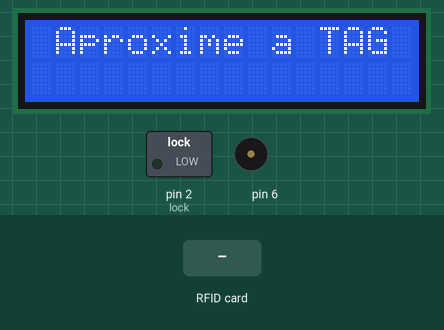
This sketch was run on a simulated Arduino Uno, built with avr-gcc and run on an emulated ATmega328P. Shown: 16×2 character LCD, switched loads named in the sketch (green lamp = pin HIGH), buzzer (waves = sounding). Inputs (shaded band) come from the test bench. Pins used as bus, display or sensor lines are not drawn; what the sketch prints to the serial monitor is not drawn.

Above: at 1.3 s.
1.4 s: RFID card AE 73 69 67 held to the reader
At 1.5 s:
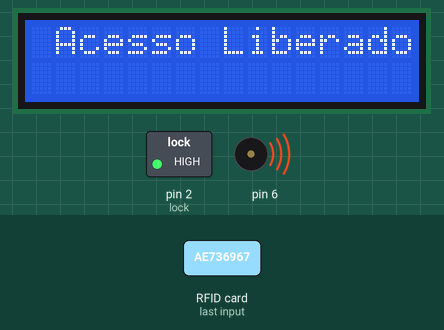
At 2.2 s:
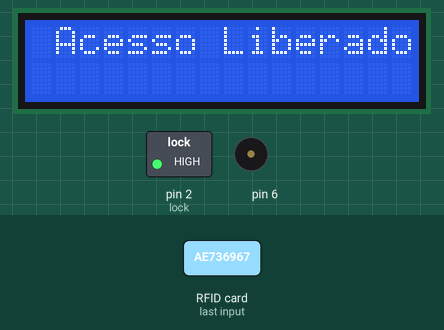
4.4 s: RFID card 5E 7A 19 C4 held to the reader
At 5.2 s:
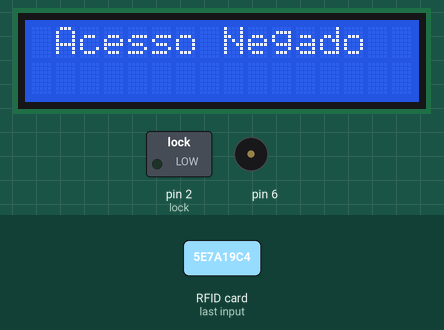
Timing chart, 0 to 7.4 s (numbered marks = the images above; inputs shaded):
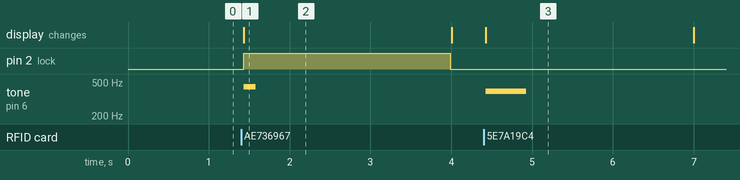

Measured:
- after the input at 1.4 s, pin 2 (lock): LOW → HIGH at once, → LOW 2.6 s later; tone on pin 6: silent → 440 Hz at once, → silent 0.15 s later; the display: changes at once (image 1)
- after the input at 4.4 s, tone on pin 6: silent → 392 Hz at once, → silent 0.50 s later; the display: changes at once (image 3)
- what the display in image 1 shows lasts 2.6 s, from 1.4 s to 4.0 s

The sketch:

Trava_eletronica_Vers_o_oficial.ino
```cpp
#include <SPI.h>
#include <MFRC522.h>
#include <LiquidCrystal_I2C.h>
int lock = 2;
int buzzer= 6;
LiquidCrystal_I2C lcd(0x3F, 16, 2);


#define endereco  0x3F
#define colunas   16
#define linhas    2
#define   SS_PIN    10                       //pino SDA
#define   RST_PIN    9                       //pino RST
//#define   buzzer     6
//#define   lock       5                       //trava eletrônica


MFRC522 mfrc522(SS_PIN, RST_PIN);


void rfid_func();                            //Função para identificar as tags


void setup()
{
  lcd.init();
  lcd.backlight();
  lcd.print(" Aproxime a TAG ");
  pinMode(6,    OUTPUT);
  pinMode(lock,      OUTPUT);


  //digitalWrite(buzzer,    LOW);
  digitalWrite(lock,      LOW);

  Serial.begin(9600);
  SPI.begin();
  mfrc522.PCD_Init();   //inicia o RFID


  Serial.println("Aproxime as tags do leitor...");
  Serial.println();

}


void loop()
{
rfid_func();

}


void rfid_func()    //Função para identificar as tags
{
      //Verifica novas tags
      if(!mfrc522.PICC_IsNewCardPresent()) return;

      //Seleciona uma das tags
      if(!mfrc522.PICC_ReadCardSerial())   return;

      // Mostra o ID da tag na serial
      Serial.print("UID da tag :");
      String conteudo= "";
      byte letra;
      for(byte i = 0; i < mfrc522.uid.size; i++)
      {
         Serial.print(mfrc522.uid.uidByte[i] < 0x10 ? " 0" : " ");
         Serial.print(mfrc522.uid.uidByte[i], HEX);
         conteudo.concat(String(mfrc522.uid.uidByte[i] < 0x10 ? " 0" : " "));
         conteudo.concat(String(mfrc522.uid.uidByte[i], HEX));
      }
      Serial.println();
      Serial.print("Mensagem : ");
      conteudo.toUpperCase();


      //tags para liberar acesso
      if (conteudo.substring(1) == "AE 73 69 67" |
          conteudo.substring(1) == "" |
          conteudo.substring(1) == ""  )
      {
        Serial.println("Acesso liberado!");
        Serial.println();
        lcd.clear();
        lcd.print(" Acesso Liberado  ");
        tone(6,440,150);
        digitalWrite(lock,   HIGH);
        delay(2555);
        digitalWrite(lock,    LOW);
        lcd.clear();
        lcd.print(" Aproxime a TAG  ");
      }

      else
      {
        Serial.println("Acesso Negado");
        Serial.println();
        lcd.clear();
        lcd.print(" Acesso Negado  ");
        tone(6,392,500);
        delay(2555);
        lcd.clear();
        lcd.print(" Aproxime a TAG  ");
      }
}
```
